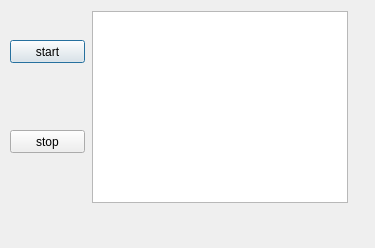
<?xml version="1.0" encoding="UTF-8"?>
<ui version="4.0">
 <class>mainthread</class>
 <widget class="QDialog" name="mainthread">
  <property name="geometry">
   <rect>
    <x>0</x>
    <y>0</y>
    <width>375</width>
    <height>248</height>
   </rect>
  </property>
  <property name="windowTitle">
   <string>mainthread</string>
  </property>
  <widget class="QPushButton" name="start">
   <property name="geometry">
    <rect>
     <x>10</x>
     <y>40</y>
     <width>75</width>
     <height>23</height>
    </rect>
   </property>
   <property name="text">
    <string>start</string>
   </property>
  </widget>
  <widget class="QPushButton" name="stop">
   <property name="geometry">
    <rect>
     <x>10</x>
     <y>130</y>
     <width>75</width>
     <height>23</height>
    </rect>
   </property>
   <property name="text">
    <string>stop</string>
   </property>
  </widget>
  <widget class="QTextEdit" name="textEdit">
   <property name="geometry">
    <rect>
     <x>92</x>
     <y>11</y>
     <width>256</width>
     <height>192</height>
    </rect>
   </property>
  </widget>
 </widget>
 <resources/>
 <connections/>
</ui>
